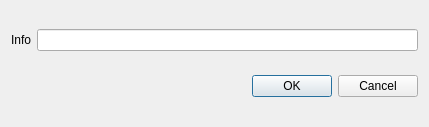
<?xml version="1.0" encoding="UTF-8"?>
<ui version="4.0">
 <class>window</class>
 <widget class="QDialog" name="window">
  <property name="geometry">
   <rect>
    <x>0</x>
    <y>0</y>
    <width>429</width>
    <height>127</height>
   </rect>
  </property>
  <property name="windowTitle">
   <string>Lost Info - 缺少信息</string>
  </property>
  <layout class="QVBoxLayout" name="verticalLayout">
   <item>
    <layout class="QHBoxLayout" name="horizontalLayout">
     <item>
      <widget class="QLabel" name="label">
       <property name="text">
        <string>Info</string>
       </property>
      </widget>
     </item>
     <item>
      <widget class="QLineEdit" name="info_line"/>
     </item>
    </layout>
   </item>
   <item>
    <widget class="QDialogButtonBox" name="buttonBox">
     <property name="orientation">
      <enum>Qt::Horizontal</enum>
     </property>
     <property name="standardButtons">
      <set>QDialogButtonBox::Cancel|QDialogButtonBox::Ok</set>
     </property>
    </widget>
   </item>
  </layout>
 </widget>
 <resources/>
 <connections/>
</ui>
